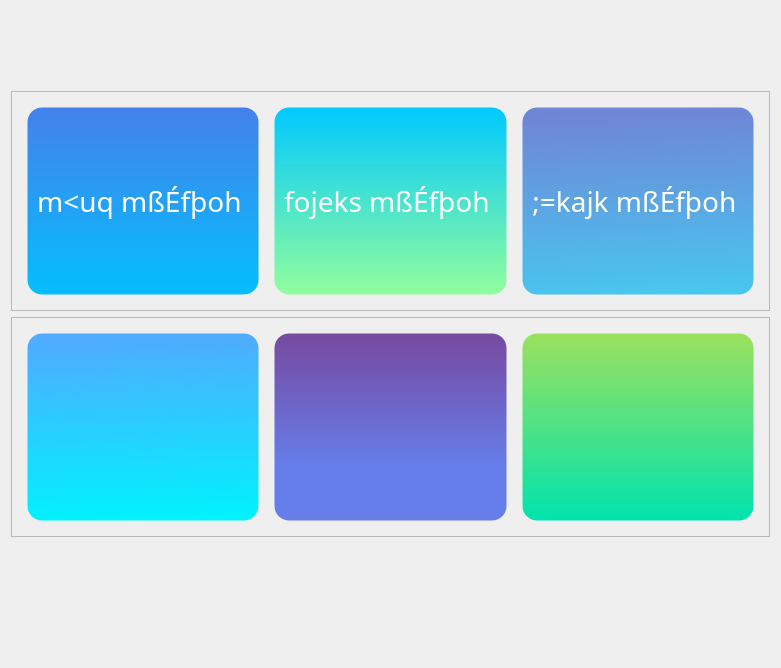
                 <widget class="QWidget" name="category_page">
                  <property name="maximumSize">
                   <size>
                    <width>16777215</width>
                    <height>16777215</height>
                   </size>
                  </property>
                  <property name="sizeIncrement">
                   <size>
                    <width>0</width>
                    <height>0</height>
                   </size>
                  </property>
                  <layout class="QVBoxLayout" name="verticalLayout_7">
                   <item>
                    <spacer name="verticalSpacer_2">
                     <property name="orientation">
                      <enum>Qt::Vertical</enum>
                     </property>
                     <property name="sizeHint" stdset="0">
                      <size>
                       <width>20</width>
                       <height>40</height>
                      </size>
                     </property>
                    </spacer>
                   </item>
                   <item>
                    <spacer name="verticalSpacer_4">
                     <property name="orientation">
                      <enum>Qt::Vertical</enum>
                     </property>
                     <property name="sizeHint" stdset="0">
                      <size>
                       <width>20</width>
                       <height>40</height>
                      </size>
                     </property>
                    </spacer>
                   </item>
                   <item>
                    <widget class="QFrame" name="frame">
                     <property name="minimumSize">
                      <size>
                       <width>0</width>
                       <height>220</height>
                      </size>
                     </property>
                     <property name="frameShape">
                      <enum>QFrame::StyledPanel</enum>
                     </property>
                     <property name="frameShadow">
                      <enum>QFrame::Raised</enum>
                     </property>
                     <layout class="QHBoxLayout" name="horizontalLayout_7">
                      <property name="spacing">
                       <number>15</number>
                      </property>
                      <property name="leftMargin">
                       <number>15</number>
                      </property>
                      <property name="topMargin">
                       <number>15</number>
                      </property>
                      <property name="rightMargin">
                       <number>15</number>
                      </property>
                      <property name="bottomMargin">
                       <number>15</number>
                      </property>
                      <item>
                       <widget class="QFrame" name="cf1">
                        <property name="maximumSize">
                         <size>
                          <width>350</width>
                          <height>225</height>
                         </size>
                        </property>
                        <property name="styleSheet">
                         <string notr="true">QFrame{
border:1px solid;
border-radius:15px;
background-color: qlineargradient(spread:pad, x1:0.506, y1:0, x2:0.506, y2:1, stop:0 rgba(68, 129, 235, 255), stop:1 rgba(4, 190, 254, 255));
border-color:none;}

QFrame:hover{
	
	background-color: qlineargradient(spread:pad, x1:0.506, y1:0, x2:0.506, y2:1, stop:0 rgba(50, 117, 235, 255), stop:1 rgba(0, 142, 190, 255));
}</string>
                        </property>
                        <property name="frameShape">
                         <enum>QFrame::StyledPanel</enum>
                        </property>
                        <property name="frameShadow">
                         <enum>QFrame::Raised</enum>
                        </property>
                        <layout class="QVBoxLayout" name="verticalLayout_13">
                         <item>
                          <widget class="QPushButton" name="c_btn1">
                           <property name="minimumSize">
                            <size>
                             <width>0</width>
                             <height>150</height>
                            </size>
                           </property>
                           <property name="font">
                            <font>
                             <family>0KDBOLIDDA</family>
                             <pointsize>21</pointsize>
                            </font>
                           </property>
                           <property name="styleSheet">
                            <string notr="true">QPushButton{
	color: rgb(255, 255, 255);
background-color:none;
border:none;

}</string>
                           </property>
                           <property name="text">
                            <string>m&lt;uq mßÉfþoh </string>
                           </property>
                          </widget>
                         </item>
                        </layout>
                       </widget>
                      </item>
                      <item>
                       <widget class="QFrame" name="cf2">
                        <property name="maximumSize">
                         <size>
                          <width>350</width>
                          <height>225</height>
                         </size>
                        </property>
                        <property name="styleSheet">
                         <string notr="true">QFrame{
border:1px solid;
	background-color: qlineargradient(spread:pad, x1:0.506, y1:0, x2:0.506, y2:1, stop:0 rgba(0, 201, 255, 255), stop:1 rgba(146, 254, 157, 255));
border-radius:15px;
border-color:none;


}
QFrame:hover{
	
	
	background-color: qlineargradient(spread:pad, x1:0.506, y1:0, x2:0.506, y2:1, stop:0 rgba(0, 178, 226, 255), stop:1 rgba(76, 235, 92, 255));
}</string>
                        </property>
                        <property name="frameShape">
                         <enum>QFrame::StyledPanel</enum>
                        </property>
                        <property name="frameShadow">
                         <enum>QFrame::Raised</enum>
                        </property>
                        <layout class="QVBoxLayout" name="verticalLayout_14">
                         <item>
                          <widget class="QPushButton" name="c_btn2">
                           <property name="minimumSize">
                            <size>
                             <width>0</width>
                             <height>150</height>
                            </size>
                           </property>
                           <property name="font">
                            <font>
                             <family>0KDBOLIDDA</family>
                             <pointsize>21</pointsize>
                            </font>
                           </property>
                           <property name="styleSheet">
                            <string notr="true">QPushButton{
	color: rgb(255, 255, 255);
background-color:none;
border:none;

}</string>
                           </property>
                           <property name="text">
                            <string>fojeks mßÉfþoh </string>
                           </property>
                          </widget>
                         </item>
                        </layout>
                       </widget>
                      </item>
                      <item>
                       <widget class="QFrame" name="cf3">
                        <property name="maximumSize">
                         <size>
                          <width>350</width>
                          <height>225</height>
                         </size>
                        </property>
                        <property name="styleSheet">
                         <string notr="true">QFrame{
border:1px solid;
border-radius:15px;
	background-color: qlineargradient(spread:pad, x1:0.477682, y1:0.028, x2:0.534318, y2:1, stop:0 rgba(111, 134, 214, 255), stop:1 rgba(72, 198, 239, 255));
border-color:none;


}
QFrame:hover{
	
	
	background-color: qlineargradient(spread:pad, x1:0.506, y1:0, x2:0.506, y2:1, stop:0 rgba(18, 96, 232, 255), stop:1 rgba(3, 163, 217, 255));
}</string>
                        </property>
                        <property name="frameShape">
                         <enum>QFrame::StyledPanel</enum>
                        </property>
                        <property name="frameShadow">
                         <enum>QFrame::Raised</enum>
                        </property>
                        <layout class="QVBoxLayout" name="verticalLayout_15">
                         <item>
                          <widget class="QPushButton" name="c_btn3">
                           <property name="minimumSize">
                            <size>
                             <width>0</width>
                             <height>150</height>
                            </size>
                           </property>
                           <property name="font">
                            <font>
                             <family>0KDBOLIDDA</family>
                             <pointsize>21</pointsize>
                            </font>
                           </property>
                           <property name="styleSheet">
                            <string notr="true">QPushButton{
	color: rgb(255, 255, 255);
background-color:none;
border:none;

}</string>
                           </property>
                           <property name="text">
                            <string>;=kajk mßÉfþoh </string>
                           </property>
                          </widget>
                         </item>
                        </layout>
                       </widget>
                      </item>
                     </layout>
                    </widget>
                   </item>
                   <item>
                    <widget class="QFrame" name="frame_2">
                     <property name="minimumSize">
                      <size>
                       <width>0</width>
                       <height>220</height>
                      </size>
                     </property>
                     <property name="frameShape">
                      <enum>QFrame::StyledPanel</enum>
                     </property>
                     <property name="frameShadow">
                      <enum>QFrame::Raised</enum>
                     </property>
                     <layout class="QHBoxLayout" name="horizontalLayout_19">
                      <property name="spacing">
                       <number>15</number>
                      </property>
                      <property name="leftMargin">
                       <number>15</number>
                      </property>
                      <property name="topMargin">
                       <number>15</number>
                      </property>
                      <property name="rightMargin">
                       <number>15</number>
                      </property>
                      <property name="bottomMargin">
                       <number>15</number>
                      </property>
                      <item>
                       <widget class="QFrame" name="cf4">
                        <property name="maximumSize">
                         <size>
                          <width>350</width>
                          <height>225</height>
                         </size>
                        </property>
                        <property name="styleSheet">
                         <string notr="true">QFrame{
border:1px solid;
border-radius:15px;
	background-color: qlineargradient(spread:pad, x1:0.471136, y1:0.028, x2:0.494, y2:1, stop:0 rgba(79, 172, 254, 255), stop:1 rgba(0, 242, 254, 255));
border-color:none;


}

QFrame:hover{
	background-color: qlineargradient(spread:pad, x1:0.506, y1:0, x2:0.506, y2:1, stop:0 rgba(68, 129, 235, 255), stop:1 rgba(4, 190, 254, 255));
}</string>
                        </property>
                        <property name="frameShape">
                         <enum>QFrame::StyledPanel</enum>
                        </property>
                        <property name="frameShadow">
                         <enum>QFrame::Raised</enum>
                        </property>
                        <layout class="QVBoxLayout" name="verticalLayout_16">
                         <item>
                          <widget class="QPushButton" name="c_btn4">
                           <property name="minimumSize">
                            <size>
                             <width>0</width>
                             <height>100</height>
                            </size>
                           </property>
                           <property name="font">
                            <font>
                             <family>0KDBOLIDDA</family>
                             <pointsize>21</pointsize>
                            </font>
                           </property>
                           <property name="styleSheet">
                            <string notr="true">QPushButton{
	color: rgb(255, 255, 255);
background-color:none;
border:none;

}</string>
                           </property>
                           <property name="text">
                            <string/>
                           </property>
                          </widget>
                         </item>
                        </layout>
                       </widget>
                      </item>
                      <item>
                       <widget class="QFrame" name="cf5">
                        <property name="maximumSize">
                         <size>
                          <width>350</width>
                          <height>225</height>
                         </size>
                        </property>
                        <property name="styleSheet">
                         <string notr="true">QFrame{
border:1px solid;
border-radius:15px;
	background-color: qlineargradient(spread:pad, x1:0.528, y1:0.0220455, x2:0.528, y2:1, stop:0 rgba(118, 75, 162, 255), stop:0.704545 rgba(102, 126, 234, 255), stop:1 rgba(102, 126, 234, 255));
border-color:none;


}

QFrame:hover{
	
	
	background-color: qlineargradient(spread:pad, x1:0.528, y1:0.0220455, x2:0.528, y2:1, stop:0 rgba(80, 0, 162, 255), stop:0.704545 rgba(71, 96, 210, 255), stop:1 rgba(92, 114, 212, 255));
}</string>
                        </property>
                        <property name="frameShape">
                         <enum>QFrame::StyledPanel</enum>
                        </property>
                        <property name="frameShadow">
                         <enum>QFrame::Raised</enum>
                        </property>
                        <layout class="QVBoxLayout" name="verticalLayout_18">
                         <item>
                          <widget class="QPushButton" name="c_btn5">
                           <property name="minimumSize">
                            <size>
                             <width>0</width>
                             <height>100</height>
                            </size>
                           </property>
                           <property name="font">
                            <font>
                             <family>0KDBOLIDDA</family>
                             <pointsize>21</pointsize>
                            </font>
                           </property>
                           <property name="styleSheet">
                            <string notr="true">QPushButton{
	color: rgb(255, 255, 255);
background-color:none;
border:none;

}</string>
                           </property>
                           <property name="text">
                            <string/>
                           </property>
                          </widget>
                         </item>
                        </layout>
                       </widget>
                      </item>
                      <item>
                       <widget class="QFrame" name="cf6">
                        <property name="maximumSize">
                         <size>
                          <width>350</width>
                          <height>225</height>
                         </size>
                        </property>
                        <property name="styleSheet">
                         <string notr="true">QFrame{
border:1px solid;
border-radius:15px;
	background-color: qlineargradient(spread:pad, x1:0.506, y1:0, x2:0.506, y2:1, stop:0 rgba(155, 225, 93, 255), stop:1 rgba(0, 227, 174, 255));
border-color:none;


}

QFrame:hover{
	
	
	background-color: qlineargradient(spread:pad, x1:0.506, y1:0, x2:0.506, y2:1, stop:0 rgba(117, 212, 33, 255), stop:1 rgba(0, 199, 153, 255));
}</string>
                        </property>
                        <property name="frameShape">
                         <enum>QFrame::StyledPanel</enum>
                        </property>
                        <property name="frameShadow">
                         <enum>QFrame::Raised</enum>
                        </property>
                        <layout class="QVBoxLayout" name="verticalLayout_17">
                         <item>
                          <widget class="QPushButton" name="c_btn6">
                           <property name="minimumSize">
                            <size>
                             <width>0</width>
                             <height>100</height>
                            </size>
                           </property>
                           <property name="font">
                            <font>
                             <family>0KDBOLIDDA</family>
                             <pointsize>21</pointsize>
                            </font>
                           </property>
                           <property name="styleSheet">
                            <string notr="true">QPushButton{
	color: rgb(255, 255, 255);
background-color:none;
border:none;

}</string>
                           </property>
                           <property name="text">
                            <string/>
                           </property>
                          </widget>
                         </item>
                        </layout>
                       </widget>
                      </item>
                     </layout>
                    </widget>
                   </item>
                   <item>
                    <spacer name="verticalSpacer_3">
                     <property name="orientation">
                      <enum>Qt::Vertical</enum>
                     </property>
                     <property name="sizeHint" stdset="0">
                      <size>
                       <width>20</width>
                       <height>40</height>
                      </size>
                     </property>
                    </spacer>
                   </item>
                   <item>
                    <spacer name="verticalSpacer">
                     <property name="orientation">
                      <enum>Qt::Vertical</enum>
                     </property>
                     <property name="sizeHint" stdset="0">
                      <size>
                       <width>20</width>
                       <height>40</height>
                      </size>
                     </property>
                    </spacer>
                   </item>
                   <item>
                    <spacer name="verticalSpacer_5">
                     <property name="orientation">
                      <enum>Qt::Vertical</enum>
                     </property>
                     <property name="sizeHint" stdset="0">
                      <size>
                       <width>20</width>
                       <height>40</height>
                      </size>
                     </property>
                    </spacer>
                   </item>
                  </layout>
                 </widget>
